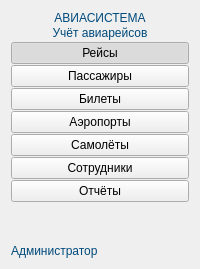
     <widget class="QFrame" name="sidePanel">
      <layout class="QVBoxLayout" name="sidePanelLayout">
       <property name="spacing">
        <number>1</number>
       </property>
       <item>
        <widget class="QLabel" name="appTitle">
         <property name="styleSheet">
          <string notr="true">color: #004a7c</string>
         </property>
         <property name="text">
          <string>АВИАСИСТЕМА</string>
         </property>
         <property name="alignment">
          <set>Qt::AlignmentFlag::AlignCenter</set>
         </property>
        </widget>
       </item>
       <item>
        <widget class="QLabel" name="appSubtitle">
         <property name="styleSheet">
          <string notr="true">color: #004a7c</string>
         </property>
         <property name="text">
          <string>Учёт авиарейсов</string>
         </property>
         <property name="alignment">
          <set>Qt::AlignmentFlag::AlignCenter</set>
         </property>
        </widget>
       </item>
       <item>
        <widget class="QFrame" name="line1">
         <property name="styleSheet">
          <string>background-color: #1e3450; max-height: 1px; margin: 0 16px;</string>
         </property>
         <property name="frameShape">
          <enum>QFrame::Shape::NoFrame</enum>
         </property>
        </widget>
       </item>
       <item>
        <widget class="QPushButton" name="flights_menuBtn">
         <property name="text">
          <string>Рейсы</string>
         </property>
         <property name="checkable">
          <bool>true</bool>
         </property>
         <property name="checked">
          <bool>true</bool>
         </property>
        </widget>
       </item>
       <item>
        <widget class="QPushButton" name="passenger_menuBtn">
         <property name="text">
          <string>Пассажиры</string>
         </property>
         <property name="checkable">
          <bool>true</bool>
         </property>
        </widget>
       </item>
       <item>
        <widget class="QPushButton" name="ticket_menuBtn">
         <property name="text">
          <string>Билеты</string>
         </property>
         <property name="checkable">
          <bool>true</bool>
         </property>
        </widget>
       </item>
       <item>
        <widget class="QPushButton" name="airport_menuBtn">
         <property name="text">
          <string>Аэропорты</string>
         </property>
         <property name="checkable">
          <bool>true</bool>
         </property>
        </widget>
       </item>
       <item>
        <widget class="QPushButton" name="airplane_menuBtn">
         <property name="text">
          <string>Самолёты</string>
         </property>
         <property name="checkable">
          <bool>true</bool>
         </property>
        </widget>
       </item>
       <item>
        <widget class="QPushButton" name="sotrudnik_menuBtn">
         <property name="text">
          <string>Сотрудники</string>
         </property>
         <property name="checkable">
          <bool>true</bool>
         </property>
        </widget>
       </item>
       <item>
        <widget class="QPushButton" name="otchet_menuBtn">
         <property name="text">
          <string>Отчёты</string>
         </property>
         <property name="checkable">
          <bool>true</bool>
         </property>
        </widget>
       </item>
       <item>
        <spacer name="sidespacer">
         <property name="orientation">
          <enum>Qt::Orientation::Vertical</enum>
         </property>
         <property name="sizeHint" stdset="0">
          <size>
           <width>20</width>
           <height>40</height>
          </size>
         </property>
        </spacer>
       </item>
       <item>
        <widget class="QFrame" name="line2">
         <property name="styleSheet">
          <string>background-color: #1e3450; max-height: 1px; margin: 0 16px;</string>
         </property>
         <property name="frameShape">
          <enum>QFrame::Shape::NoFrame</enum>
         </property>
        </widget>
       </item>
       <item>
        <widget class="QLabel" name="userLabel">
         <property name="styleSheet">
          <string notr="true">color: #004a7c</string>
         </property>
         <property name="text">
          <string>Администратор</string>
         </property>
        </widget>
       </item>
      </layout>
     </widget>
